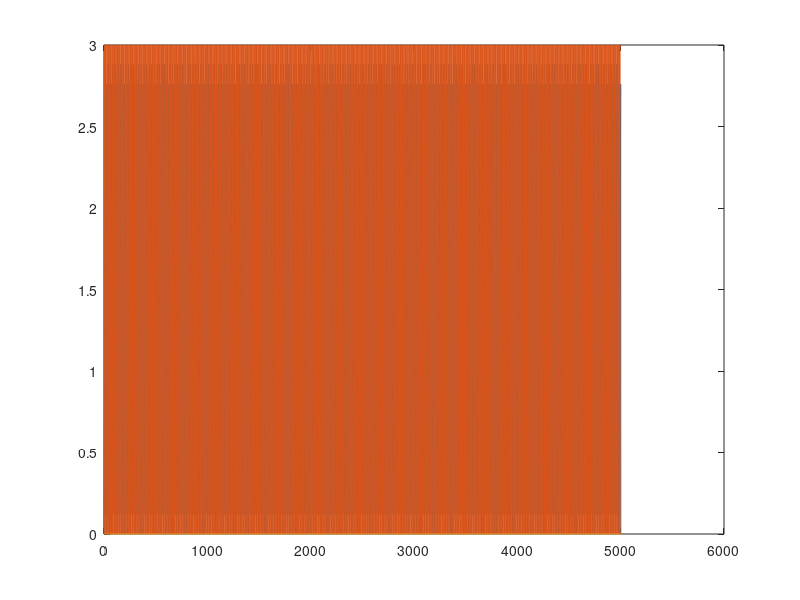

Here is the MATLAB script that generated this plot:
%perform pulse width modulation
%X = input sig to be modulated
%swth = sawtooth wave to be used as comparator
%Vdc = offset V added on to input sig

%function [Y] = pwm(X, swth, high, Vdc, t, t_off, f, Fs)
Fc = 5000;
tfine = 0:1/Fc:1;
n = length(tfine);
X = zeros(n, 1);
f = 400;
t_off = 0;
fit_sawtooth = @(t, t_off, f, lb, ub) sawtooth(2*pi*f*(t-t_off))*(ub+lb)/2 + (ub+lb)/2;
swth = fit_sawtooth(tfine, t_off, f, 0, 3);
Vdc = 0;
high = 3;

Y = zeros(n, 1);
max_Dc = 50; % maximum duty cycle for dead time control
max_high_t = max_Dc/(100*f);
max_high_i = round(max_high_t*Fc);
high_count = 0;
stay_low = 0;
for i=1:n;
   %get start of a period
    if (i > 1) && (swth(i) < swth(i-1)) 
        high_count = 0;
        stay_low = 0;
    end

    %condition for high
    if (swth(i) > X(i)+Vdc) && (X(i) + Vdc >= 0)
        Y(i) = high;
        high_count = high_count + 1;
            
        if high_count > max_high_i
            stay_low = 1;
            Y(i) = 0;
            high_count = 0;
           
         end

        if stay_low == 1
            Y(i)=0;
        end
   
    end
        
        
end
index = 1:n;
plot(index, swth, index, Y, index, X)

